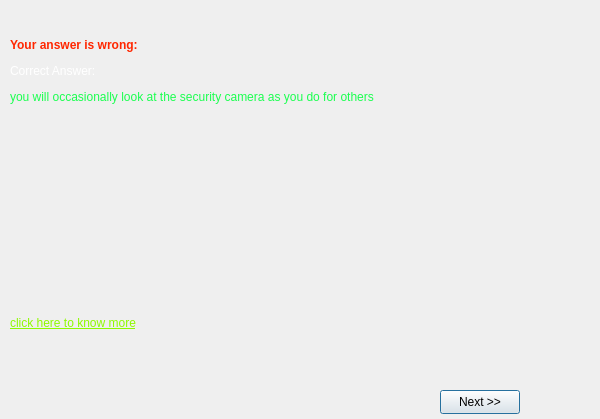
<?xml version="1.0" encoding="UTF-8"?>
<ui version="4.0">
 <class>question1correctans</class>
 <widget class="QDialog" name="question1correctans">
  <property name="geometry">
   <rect>
    <x>0</x>
    <y>0</y>
    <width>600</width>
    <height>419</height>
   </rect>
  </property>
  <property name="windowTitle">
   <string>Answer of Question 1</string>
  </property>
  <widget class="QPushButton" name="pushButton">
   <property name="geometry">
    <rect>
     <x>440</x>
     <y>390</y>
     <width>80</width>
     <height>24</height>
    </rect>
   </property>
   <property name="text">
    <string>Next &gt;&gt;</string>
   </property>
  </widget>
  <widget class="QWidget" name="">
   <property name="geometry">
    <rect>
     <x>10</x>
     <y>20</y>
     <width>501</width>
     <height>361</height>
    </rect>
   </property>
   <layout class="QVBoxLayout" name="verticalLayout">
    <item>
     <widget class="QLabel" name="label_2">
      <property name="text">
       <string>&lt;html&gt;&lt;head/&gt;&lt;body&gt;&lt;p&gt;&lt;span style=&quot; font-weight:700; color:#ff2600;&quot;&gt;Your answer is wrong:&lt;/span&gt;&lt;/p&gt;&lt;p&gt;&lt;span style=&quot; color:#ffffff;&quot;&gt;Correct Answer: &lt;/span&gt;&lt;/p&gt;&lt;p&gt;&lt;span style=&quot; color:#1aff4f;&quot;&gt;you will occasionally look at the security camera as you do for others&lt;/span&gt;&lt;br/&gt;&lt;/p&gt;&lt;/body&gt;&lt;/html&gt;</string>
      </property>
     </widget>
    </item>
    <item>
     <widget class="QLabel" name="label_3">
      <property name="styleSheet">
       <string notr="true">border-image: url(:/qimage/img/referenceQuestion1.png);</string>
      </property>
      <property name="text">
       <string/>
      </property>
     </widget>
    </item>
    <item>
     <widget class="QLabel" name="label">
      <property name="text">
       <string>&lt;html&gt;&lt;head/&gt;&lt;body&gt;&lt;p&gt;&lt;a href=&quot;https://www.cpedv.org/sites/main/files/file-attachments/how_to_be_an_effective_ally-lessons_learned_microaggressions.pdf&quot;&gt;&lt;span style=&quot; text-decoration: underline; color:#8efa00;&quot;&gt;click here to know more&lt;/span&gt;&lt;/a&gt;&lt;/p&gt;&lt;/body&gt;&lt;/html&gt;</string>
      </property>
     </widget>
    </item>
   </layout>
  </widget>
 </widget>
 <resources/>
 <connections/>
</ui>
